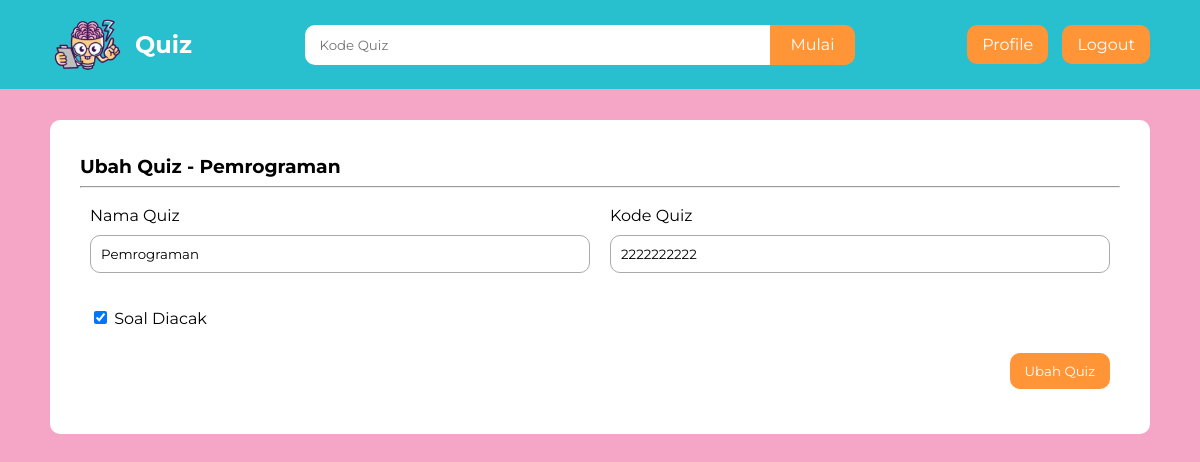
The app's page /ubah_quiz.php?id_quiz=2 (signed in) with its own data.
### tables this page shows
CREATE TABLE `quiz` (
  `id_quiz` int(11) NOT NULL,
  `nama_quiz` varchar(255) NOT NULL,
  `kode_quiz` char(10) NOT NULL,
  `soal_diacak` tinyint(1) NOT NULL,
  `tanggal_dibuat` datetime NOT NULL,
  `id_user` int(11) NOT NULL
);

### ubah_quiz.php (the view, shortened to what this page needs)
<?php
    require_once 'koneksi.php';
    $id_user = $_SESSION['id_user'];
    $id_quiz = $_GET['id_quiz'];
    $data_quiz = mysqli_fetch_assoc(mysqli_query($koneksi, "SELECT * FROM quiz WHERE id_quiz = '$id_quiz' AND id_user = '$id_user'"));
 ?>
<html>
<head>
    <?php include_once 'head.php'; ?>
</head>
<body>
    <?php include_once 'navbar.php'; ?>
    <div class="container anti-navbar">
        <form method="post" class="form form-100">
            <h3>Ubah Quiz - <?= $data_quiz['nama_quiz']; ?></h3>
            <hr>
            <div class="row">
                <div class="col">
                    <label class="label" for="nama_quiz">Nama Quiz</label>
                    <input class="input" type="text" id="nama_quiz" name="nama_quiz" required value="<?= $data_quiz['nama_quiz']; ?>">
                </div>
                <div class="col">
                    <label class="label" for="kode_quiz">Kode Quiz</label>
                    <input class="input" type="text" id="kode_quiz" name="kode_quiz" value="<?= $data_quiz['kode_quiz']; ?>" minlength="10" maxlength="10" required>
                </div>
            </div>
            <div class="row">
                <div class="col">
                    <input type="checkbox" name="soal_diacak" id="soal_diacak" <?= ($data_quiz['soal_diacak']) ? 'checked' : ''; ?>>
                    <label for="soal_diacak">Soal Diacak</label>
                </div>
            </div>
            <div class="row">
                <div class="col">
                    <button type="submit" class="button align-right" name="btnUbah">Ubah Quiz</button>
                </div>
            </div>
        </form>
    </div>
</body>
</html>

### style.css (style rules this page uses)
* { font-family: 'Montserrat', sans-serif; }
body { background-color: #F5A5C6; margin: 0; padding: 0; }
.container { padding: 15px 50px; }
.anti-navbar { padding-top: 120px; }
.button { margin-top: 5px; margin-bottom: 5px; display: inline-block; padding: 10px 15px; background-color: #FF9537; color: #fff; text-decoration: none; border-radius: 10px; border: none; text-align: center; transition: all 0.2s ease-in-out; user-select: none; }
.form { max-width: 400px; margin: 0 auto; background-color: #fff; padding: 30px; color: #000; border-radius: 10px; }
.form-100 { max-width: 100%; }
.form h1, .form h2, .form h3 { margin: 5px 0; }
.label, .input { display: block; width: 100%; }
.label { margin-bottom: 10px; }
.input { margin-top: 5px; margin-bottom: 15px; padding: 10px; border-radius: 10px; border: 1px solid #aaa; }
.align-right { display: block; margin-left: auto; }
.row { display: flex; flex-wrap: wrap; }
.col { flex: 1; padding: 10px; }

### records on screen
quiz: nama_quiz "Pemrograman", kode_quiz "2222222222", soal_diacak "☑"
